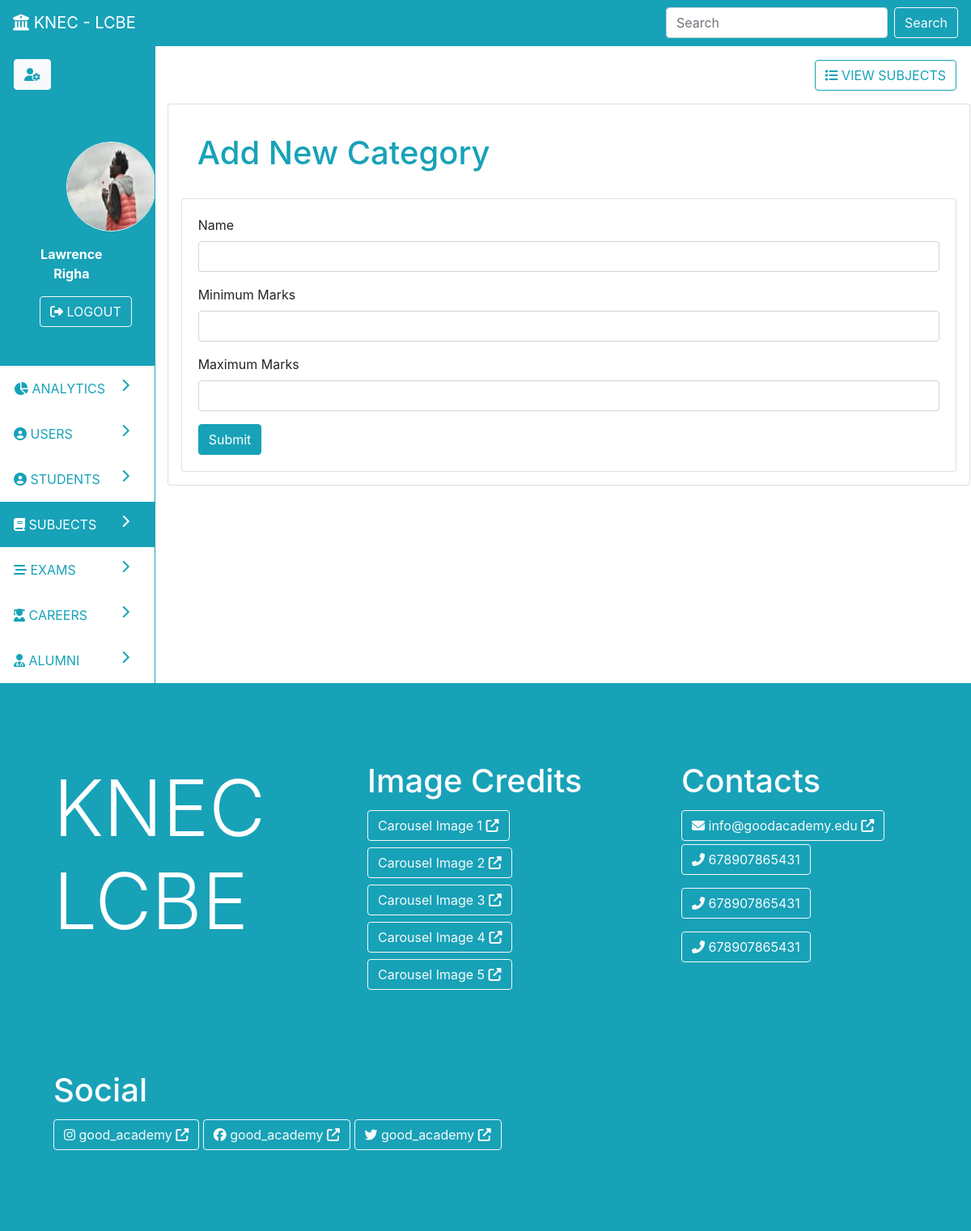
Page /categories/create/1 (signed in) on the committed database.
### parent/models.py (models this page shows, shortened)
class User(db.Model, UserMixin):
	id = db.Column(db.Integer, primary_key=True)
	first_name = db.Column(db.String(19), nullable=False)
	middle_name = db.Column(db.String(19), nullable=False)
	last_name = db.Column(db.String(19), nullable=False)
	email = db.Column(db.String(19), unique=True, nullable=False)
	exams = db.relationship('Exam', backref='teacher', lazy=True, cascade='all, delete')
	photo = db.Column(db.String(111), nullable=False, default='default-profile.jpg')
	utype = db.Column(db.String(11), nullable=False, default='admin')
	student = db.relationship('Student', backref='user', uselist=False, lazy=True, cascade='all, delete')
	password = db.Column(db.String(119), nullable=False)
	created_at = db.Column(db.DateTime, nullable=False, default=datetime.utcnow)
	updated_at = db.Column(db.DateTime, nullable=True, onupdate=datetime.utcnow)

### parent/routes.py (the view)
@app.route('/categories/create/<id>', methods=['POST', 'GET'])
@login_required
def create_category(id):
	if current_user.utype != 'admin':
		abort(403)
	subject = Subject.query.get_or_404(id)
	form = CategoryForm()
	if form.validate_on_submit():
		category = Category(name=form.name.data, minimum=form.minimum.data, maximum=form.maximum.data, subject_id=id)
		db.session.add(category)
		db.session.commit()
		flash('Category added successfully', 'success')
		return redirect(url_for('view_subject', id=id))
	return render_template('admin/categories.html', nav='dash', page='subjects', action='create', form=form)

### parent/forms.py
class CategoryForm(FlaskForm):
	name = StringField('Name', validators=[DataRequired(), Length(min=3, max=19)])
	minimum = IntegerField('Minimum Marks', validators=[NumberRange(min=0, max=1)])
	maximum = IntegerField('Maximum Marks', validators=[NumberRange(min=1, max=100)])
	submit = SubmitField('Submit')

### parent/models.py (called while the page is built)
@login_manager.user_loader
def load_user(user_id):
	return User.query.get(int(user_id))

### parent/templates/admin/categories.html (shortened to what this page needs)
{% extends 'admin-dash.html' %}
{% block pagedata %}
{% if action=='create' %}
<div class="row">
	<div class="col p-3">
		<a class="btn float-right btn-outline-info mr-3" href="{{ url_for('subjects') }}"><i class="fas fa-list"></i> VIEW SUBJECTS</a>
	</div>
</div>
<div class="card p-3">
	<div class="card-body text-primary">
		<h1 class="card-title text-info">Add New Category</h1>
	</div>
	<form class="card" method="post">
		<div class="card-body">
			<fieldset>
				<div class="form-group">
					{{ form.name.label(class='form-control-label') }}
					{% if form.name.errors %}
						{{ form.name(class='form-control is-invalid')}}
						<div class="invalid-feedback">
							{% for error in form.name.errors %}
								<span>{{ error }}</span>
							{% endfor %}
						</div>
					{% else%}
						{{ form.name(class='form-control') }}
					{% endif %}
				</div>
				<div class="form-group">
					{{ form.minimum.label(class='form-control-label') }}
					{% if form.minimum.errors %}
						{{ form.minimum(class='form-control is-invalid')}}
						<div class="invalid-feedback">
							{% for error in form.minimum.errors %}
								<span>{{ error }}</span>
							{% endfor %}
						</div>
					{% else%}
						{{ form.minimum(class='form-control') }}
					{% endif %}
				</div>
				<div class="form-group">
					{{ form.maximum.label(class='form-control-label') }}
					{% if form.maximum.errors %}
						{{ form.maximum(class='form-control is-invalid')}}
						<div class="invalid-feedback">
							{% for error in form.maximum.errors %}
								<span>{{ error }}</span>
							{% endfor %}
						</div>
					{% else%}
						{{ form.maximum(class='form-control') }}
					{% endif %}
				</div>
			</fieldset>
			<div>
				{{ form.submit(class='btn btn-info')}}
			</div>
			</div>
		</div>
</div>
{% endif %}
{% endblock %}

### parent/templates/admin-dash.html (shortened to what this page needs)
{% extends 'base.html' %}
{%block content%}
<div class="row border border-info">
	<div class="col-2">
		<div class="side-nav ">
			<div class="row bg-info p-3">
				<div class="col"><a href="{{ url_for('update_user_profile') }}" class="btn btn-light text-info"><i class="fas fa-user-cog"></i></a></div>
			</div>
			<div class="row bg-info p-5">
				<div class="col text-center">
					<div class="row">
						<div class="col px-5">
							<img style="width: 111px; height: 111px" class="border border-white rounded-circle" src="{{ url_for('static', filename='profiles/'+current_user.photo) }}">
						</div>
					</div>
					<div class="row">
						<div class="col p-3 text-white"><b>{{ current_user.first_name }} {{ current_user.last_name }}</b></div>
					</div>
					<div class="row">
						<div class="col"><a href="{{ url_for('logout') }}" class="btn btn-outline-light"><i class="fas fa-sign-out-alt"></i> LOGOUT</a></div>
					</div>
				</div>
			</div>
			<a id="analytics" class="row nav-link btn-outline-info p-3" href="{{ url_for('admin_dash') }}">
				<div class="col"><i class="fas fa-chart-pie"></i> ANALYTICS <i class="fas fa-chevron-right float-right"></i></div>
			</a>
			<a id="users" class="row nav-link nav-link btn-outline-info p-3" href="{{ url_for('users') }}">
				<div class="col"><i class="fas fa-user-circle"></i> USERS <i class="fas fa-chevron-right float-right"></i></div>
			</a>
			<a id="students" class="row nav-link btn-outline-info p-3" href="{{ url_for('students') }}">
				<div class="col"><i class="fas fa-user-circle"></i> STUDENTS <i class="fas fa-chevron-right float-right"></i></div>
			</a>
			<a id="subjects" class="row nav-link btn-outline-info p-3" href="{{ url_for('subjects') }}">
				<div class="col"><i class="fas fa-book"></i> SUBJECTS <i class="fas fa-chevron-right float-right"></i></div>
			</a>
			<a id="exams" class="row nav-link btn-outline-info p-3" href="{{ url_for('exams') }}">
				<div class="col"><i class="fas fa-stream"></i> EXAMS <i class="fas fa-chevron-right float-right"></i></div>
			</a>
			<a id="careers" class="row nav-link btn-outline-info p-3" href="{{ url_for('careers') }}">
				<div class="col"><i class="fas fa-user-graduate"></i> CAREERS <i class="fas fa-chevron-right float-right"></i></div>
			</a>
			<a id="alumni" class="row nav-link btn-outline-info p-3" href="{{ url_for('alumni') }}">
				<div class="col"><i class="fas fa-user-md"></i> ALUMNI <i class="fas fa-chevron-right float-right"></i></div>
			</a>
		</div>
	</div>
	<div class="col-10 border-left border-info">
		<div class="row justify-content-center">
			<div class="col-md-6">
			</div>
		</div>
		{%block pagedata%}{%endblock%}
	</div>
{%endblock%}

### rows in the picture
User: photo (picture), first_name "Lawrence", last_name "Righa"
